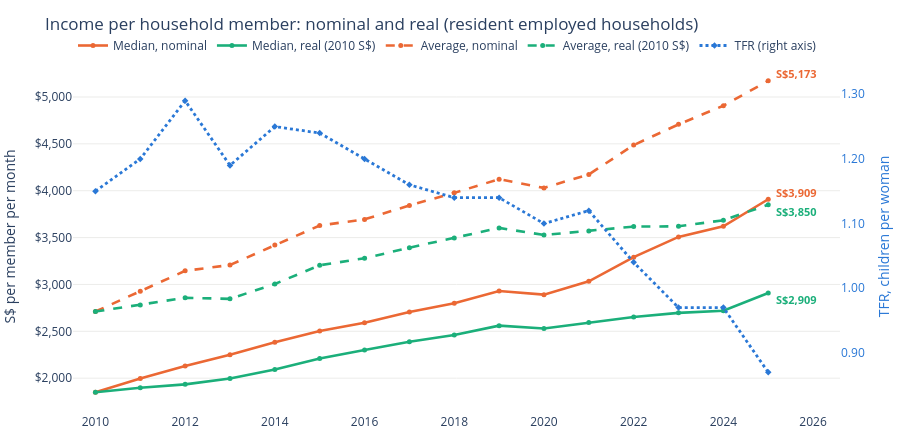

Notebook code cell kept with this figure:
### Markdown cell above
## Chart 1 · Income per household member: nominal and real

Source: SingStat 17872, M213751, M810091 · Real = nominal ÷ CPI (2010 = 100) × 100.

### Code cell
fig = go.Figure()
for c, n, col, dash in [("PM_Median", "Median, nominal", ORANGE, "solid"), ("PM_Median_Real_2010", "Median, real (2010 S$)", AQUA, "solid"),
                        ("PM_Avg", "Average, nominal", ORANGE, "dash"), ("PM_Avg_Real_2010", "Average, real (2010 S$)", AQUA, "dash")]:
    fig.add_trace(go.Scatter(x=df.Year, y=df[c], name=n, mode="lines+markers", line=dict(color=col, width=2.6, dash=dash),
                             marker=dict(size=5), hovertemplate=n + " S$%{y:,.0f}<extra></extra>"))
    fig.add_annotation(x=Y1, y=df[c].iloc[-1], text=f"<b>S${df[c].iloc[-1]:,.0f}</b>", showarrow=False, xanchor="left",
                       xshift=6, yshift=-7 if "real" in n else 7, font=dict(color=col, size=11))
fig.update_yaxes(title_text="S$ per member per month", tickprefix="$", tickformat=",.0f")
fig.update_xaxes(range=[Y0 - 0.5, Y1 + 1.6])
fig.update_layout(title="Income per household member: nominal and real (resident employed households)")
add_tfr_axis(style(fig, 440)).show()

for c in ["PM_Median", "PM_Median_Real_2010", "PM_Avg", "PM_Avg_Real_2010"]:
    print(f"{c:22s} {Y0}: S${clean[c].loc[Y0]:,.0f}  {Y1}: S${clean[c].loc[Y1]:,.0f}  ({(clean[c].loc[Y1] / clean[c].loc[Y0] - 1) * 100:+.0f}%)")
print(f"TFR {Y0}: {T.loc[Y0]:.2f}  {Y1}: {T.loc[Y1]:.2f}  ({(T.loc[Y1] / T.loc[Y0] - 1) * 100:+.0f}%)")

### Figure 1 — Plotly figure (JSON) as saved in the notebook; plotly's stock layout.template omitted (floating-point values rounded to 4 significant figures)
{"data": [{"hovertemplate": "Median, nominal S$%{y:,.0f}<extra></extra>", "line": {"color": "#eb6834", "dash": "solid", "width": 2.6}, "marker": {"size": 5}, "mode": "lines+markers", "name": "Median, nominal", "type": "scatter", "x": [2010, 2011, 2012, 2013, 2014, 2015, 2016, 2017, 2018, 2019, 2020, 2021, 2022, 2023, 2024, 2025], "y": [1850.0, 1997.0, 2129.0, 2250.0, 2383.0, 2503.0, 2591.0, 2706.0, 2799.0, 2930.0, 2891.0, 3033.0, 3291.0, 3507.0, 3621.0, 3909.0]}, {"hovertemplate": "Median, real (2010 S$) S$%{y:,.0f}<extra></extra>", "line": {"color": "#1baf7a", "dash": "solid", "width": 2.6}, "marker": {"size": 5}, "mode": "lines+markers", "name": "Median, real (2010 S$)", "type": "scatter", "x": [2010, 2011, 2012, 2013, 2014, 2015, 2016, 2017, 2018, 2019, 2020, 2021, 2022, 2023, 2024, 2025], "y": [1850.0, 1897.0, 1934.0, 1997.0, 2093.0, 2210.0, 2300.0, 2388.0, 2460.0, 2560.0, 2531.0, 2595.0, 2653.0, 2697.0, 2719.0, 2909.0]}, {"hovertemplate": "Average, nominal S$%{y:,.0f}<extra></extra>", "line": {"color": "#eb6834", "dash": "dash", "width": 2.6}, "marker": {"size": 5}, "mode": "lines+markers", "name": "Average, nominal", "type": "scatter", "x": [2010, 2011, 2012, 2013, 2014, 2015, 2016, 2017, 2018, 2019, 2020, 2021, 2022, 2023, 2024, 2025], "y": [2711.0, 2927.0, 3145.0, 3207.0, 3421.0, 3629.0, 3694.0, 3843.0, 3977.0, 4123.0, 4030.0, 4174.0, 4487.0, 4708.0, 4907.0, 5173.0]}, {"hovertemplate": "Average, real (2010 S$) S$%{y:,.0f}<extra></extra>", "line": {"color": "#1baf7a", "dash": "dash", "width": 2.6}, "marker": {"size": 5}, "mode": "lines+markers", "name": "Average, real (2010 S$)", "type": "scatter", "x": [2010, 2011, 2012, 2013, 2014, 2015, 2016, 2017, 2018, 2019, 2020, 2021, 2022, 2023, 2024, 2025], "y": [2711.0, 2781.0, 2857.0, 2846.0, 3005.0, 3205.0, 3279.0, 3392.0, 3495.0, 3603.0, 3528.0, 3571.0, 3617.0, 3620.0, 3685.0, 3850.0]}, {"hovertemplate": "TFR %{y:.2f}<extra></extra>", "line": {"color": "#2a78d6", "dash": "dot", "width": 2.8}, "marker": {"size": 5, "symbol": "diamond"}, "mode": "lines+markers", "name": "TFR (right axis)", "type": "scatter", "x": [2010, 2011, 2012, 2013, 2014, 2015, 2016, 2017, 2018, 2019, 2020, 2021, 2022, 2023, 2024, 2025], "y": [1.15, 1.2, 1.29, 1.19, 1.25, 1.24, 1.2, 1.16, 1.14, 1.14, 1.1, 1.12, 1.04, 0.97, 0.97, 0.87], "yaxis": "y2"}], "layout": {"annotations": [{"font": {"color": "#eb6834", "size": 11}, "showarrow": false, "text": "<b>S$3,909</b>", "x": 2025, "xanchor": "left", "xshift": 6, "y": 3909.0, "yshift": 7}, {"font": {"color": "#1baf7a", "size": 11}, "showarrow": false, "text": "<b>S$2,909</b>", "x": 2025, "xanchor": "left", "xshift": 6, "y": 2909.0, "yshift": -7}, {"font": {"color": "#eb6834", "size": 11}, "showarrow": false, "text": "<b>S$5,173</b>", "x": 2025, "xanchor": "left", "xshift": 6, "y": 5173.0, "yshift": 7}, {"font": {"color": "#1baf7a", "size": 11}, "showarrow": false, "text": "<b>S$3,850</b>", "x": 2025, "xanchor": "left", "xshift": 6, "y": 3850.0, "yshift": -7}], "font": {"size": 12}, "height": 440, "hovermode": "x unified", "legend": {"orientation": "h", "title": {}, "x": 0, "y": 1.0, "yanchor": "bottom"}, "margin": {"b": 10, "l": 10, "r": 10, "t": 60}, "title": {"text": "Income per household member: nominal and real (resident employed households)"}, "xaxis": {"range": [2010.0, 2027.0], "showgrid": false}, "yaxis": {"gridcolor": "#ececea", "tickformat": ",.0f", "tickprefix": "$", "title": {"text": "S$ per member per month"}, "zeroline": false}, "yaxis2": {"overlaying": "y", "range": [0.807, 1.353], "showgrid": false, "side": "right", "tickfont": {"color": "#2a78d6"}, "tickformat": ".2f", "title": {"font": {"color": "#2a78d6"}, "text": "TFR, children per woman"}}}}
